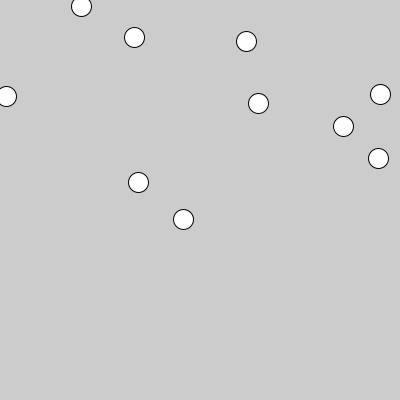
Frame 1 (no input)
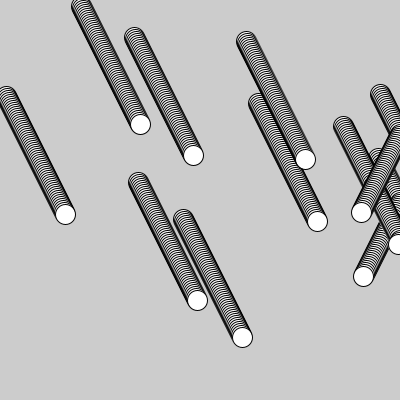
Frame 60 (the mouse pressed at the canvas centre just before this capture)
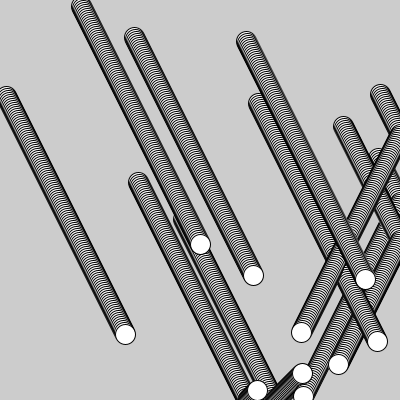
Frame 120 (the mouse held since frame 60 and released just before this capture)

The Processing sketch that drew these frames (run headless with seeded random() and noise(); from frame 60 on, the mouse is pressed at the canvas centre):

// Processing sketch: bubbleclasswork
// ── bubbleclasswork.pde
// setup n stuff
//bubble x = new bubble(); // 
bubble [] BubblesArray = new bubble [10]; 

int i;
void setup() {
  size(400, 400);

  for (int i = 0; i<10; i++) {
    BubblesArray[i] = new bubble(); // initialize
  }
}

void draw() {
  for (int i = 0; i<10; i++) {
    BubblesArray[i].drawBubble();
    BubblesArray[i].move();
  }
  //x.drawBubble();
}

// ── BubbleClass.pde
class bubble {
  //data you need 
  float x, y;
  float d, d1;

  //constructor
  bubble() {
    x = random(width);
    y= random(height);
    d= 1;
    d1=2;
  }

  void drawBubble() {
    ellipse(x, y, 20, 20);
    fill(255);
  }

  void move() {

    x = x+d;
    y = y+ d1;

    if (x > width) {
      d=-1;
    } else if (x < 0) {
      d=1;
    }
    if (y > height) {
      d1=-1;
    } else if (y < 0) {
      d1=1;
    }
  }
}
